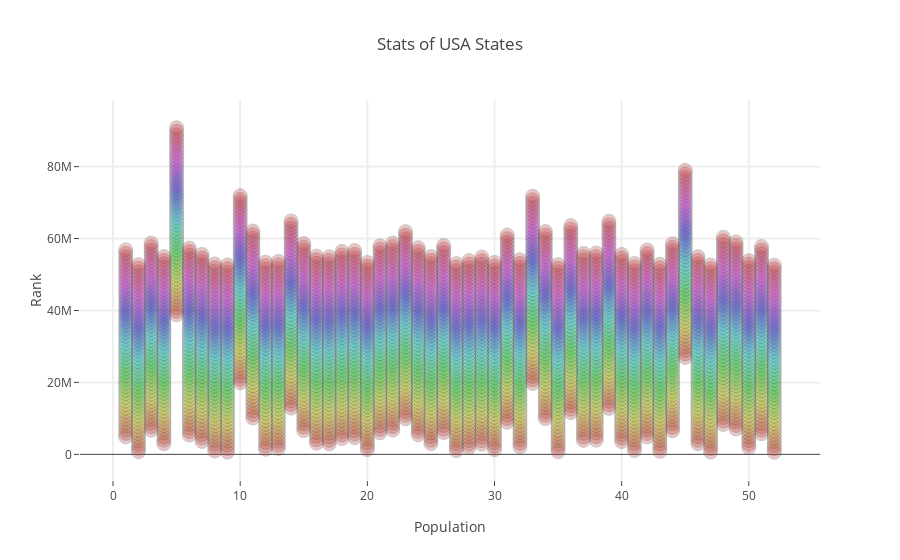

This figure's notebook cell:
### Code cell
import pandas as pd
l= []
y= []
data= pd.read_csv("https://raw.githubusercontent.com/plotly/datasets/master/2014_usa_states.csv")
# Setting colors for plot.
N= 53
c= ['hsl('+str(h)+',50%'+',50%)' for h in np.linspace(0, 360, N)]

for i in range(int(N)):
    y.append((2000+i))
    trace0= go.Scatter(
        x= data['Rank'],
        y= data['Population']+(i*1000000),
        mode= 'markers',
        marker= dict(size= 14,
                    line= dict(width=1),
                    color= c[i],
                    opacity= 0.3
                   ),name= y[i],
        text= data['State']) # The hover text goes here... 
    l.append(trace0);

layout= go.Layout(
    title= 'Stats of USA States',
    hovermode= 'closest',
    xaxis= dict(
        title= 'Population',
        ticklen= 5,
        zeroline= False,
        gridwidth= 2,
    ),
    yaxis=dict(
        title= 'Rank',
        ticklen= 5,
        gridwidth= 2,
    ),
    showlegend= False
)
fig= go.Figure(data=l, layout=layout)
iplot(fig)
